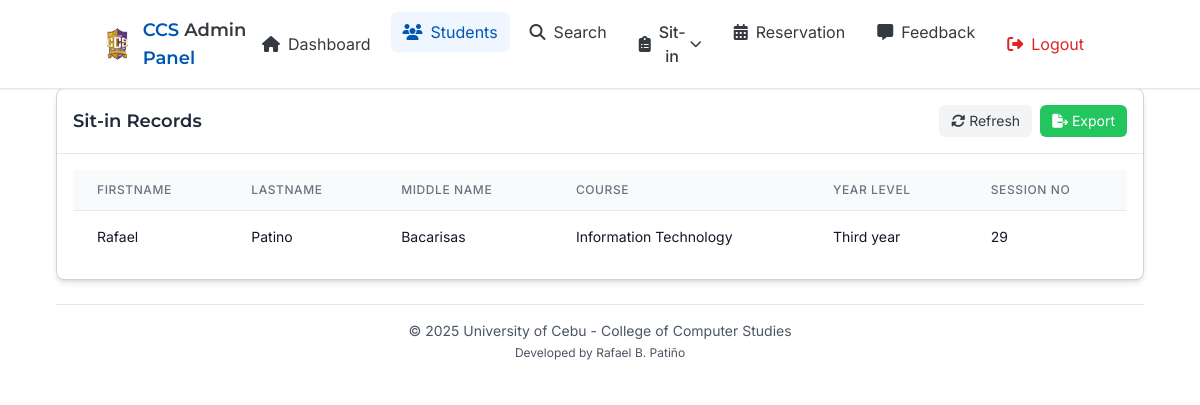
The app's page /pages/admin/students-list.php (signed in), older data.
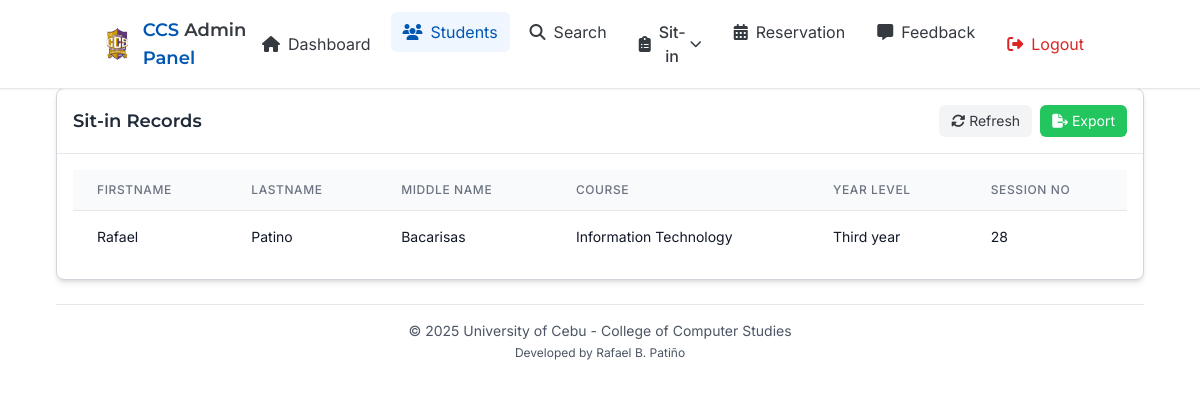
The same page, newer data.
### tables this page shows
CREATE TABLE `users` (
  `id` int(11) NOT NULL,
  `idno` varchar(100) NOT NULL,
  `lastname` varchar(100) NOT NULL,
  `firstname` varchar(100) NOT NULL,
  `midname` varchar(100) DEFAULT NULL,
  `course` enum('Computer Science','Information Technology') NOT NULL,
  `year_level` enum('First year','Second year','Third year','Fourth year') NOT NULL,
  `email` varchar(255) NOT NULL,
  `address` varchar(255) NOT NULL,
  `username` varchar(50) NOT NULL,
  `sessionno` int(11) DEFAULT NULL,
  `password_hash` varchar(255) NOT NULL,
  `created_at` timestamp NOT NULL DEFAULT current_timestamp()
);

### pages/admin/students-list.php (the view, shortened to what the changed rows need)
<?php
include('modals/search.php');
$sql = "SELECT idno, lastname, firstname, midname, course, year_level, sessionno FROM users";
$result = $conn->query($sql);
$sit_in_record = $result->fetch_all(MYSQLI_ASSOC);
?>
<!DOCTYPE html>
<html lang="en">
<head>
    <script src="https://cdn.tailwindcss.com"></script>
    <link rel="stylesheet" href="../../public/css/all.css">
</head>
<body>
    <div class="pt-16 px-4 md:px-6 lg:px-8 container mx-auto max-w-6xl">
        <div class="py-6">
            <div class="md:col-span-2 bg-white rounded-lg border border-gray-300 shadow-md hover:shadow-xl transition-shadow duration-300">
                <div class="border-b border-gray-200 p-4 flex justify-between items-center">
                    <h2 class="heading-font text-lg font-semibold text-gray-800">Sit-in Records</h2>
                </div>
                <div class="p-4">
                    <div class="overflow-x-auto">
                        <table class="min-w-full divide-y divide-gray-200">
                            <thead class="bg-gray-50">
                                <tr>
                                    <th scope="col" class="px-6 py-3 text-left text-xs font-medium text-gray-500 uppercase tracking-wider">Firstname</th>
                                    <th scope="col" class="px-6 py-3 text-left text-xs font-medium text-gray-500 uppercase tracking-wider">Lastname</th>
                                    <th scope="col" class="px-6 py-3 text-left text-xs font-medium text-gray-500 uppercase tracking-wider">Middle Name</th>
                                    <th scope="col" class="px-6 py-3 text-left text-xs font-medium text-gray-500 uppercase tracking-wider">Course</th>
                                    <th scope="col" class="px-6 py-3 text-left text-xs font-medium text-gray-500 uppercase tracking-wider">Year Level</th>
                                    <th scope="col" class="px-6 py-3 text-left text-xs font-medium text-gray-500 uppercase tracking-wider">Session no</th>
                                </tr>
                            </thead>
                            <tbody class="bg-white divide-y divide-gray-200" id="activeSitInsList">
                                <?php if (empty($sit_in_record)): ?>
                                <tr>
                                    <td colspan="6" class="px-6 py-4 text-center text-sm text-gray-500">
                                        No records of sit-ins available.
                                    </td>
                                </tr>
                                <?php else: ?>
                                    <?php foreach ($sit_in_record as $sit_in): ?>
                                    <tr>
                                        <td class="px-6 py-4 whitespace-nowrap">
                                            <div class="text-sm text-gray-900"><?php echo htmlspecialchars($sit_in['firstname']); ?></div>
                                        </td>
                                        <td class="px-6 py-4 whitespace-nowrap">
                                            <div class="text-sm text-gray-900"><?php echo htmlspecialchars($sit_in['lastname']); ?></div>
                                        </td>
                                        <td class="px-6 py-4 whitespace-nowrap">
                                            <div class="text-sm text-gray-900"><?php echo htmlspecialchars($sit_in['midname']); ?></div>
                                        </td>
                                        <td class="px-6 py-4 whitespace-nowrap">
                                            <div class="text-sm text-gray-900"><?php echo htmlspecialchars($sit_in['course']); ?></div>
                                        </td>
                                        <td class="px-6 py-4 whitespace-nowrap">
                                            <div class="text-sm text-gray-900"><?php echo htmlspecialchars($sit_in['year_level']); ?></div>
                                        </td>
                                        <td class="px-6 py-4 whitespace-nowrap">
                                            <div class="text-sm text-gray-900"><?php echo htmlspecialchars($sit_in['sessionno']); ?></div>
                                        </td>
                                    </tr>
                                    <?php endforeach; ?>
                                <?php endif; ?>
                            </tbody>
                        </table>
                    </div>
                </div>
            </div>
</body>
</html>

Row changes from the older to the newer data that the page shows:
changed users "Rafael": sessionno "29" → "28"
